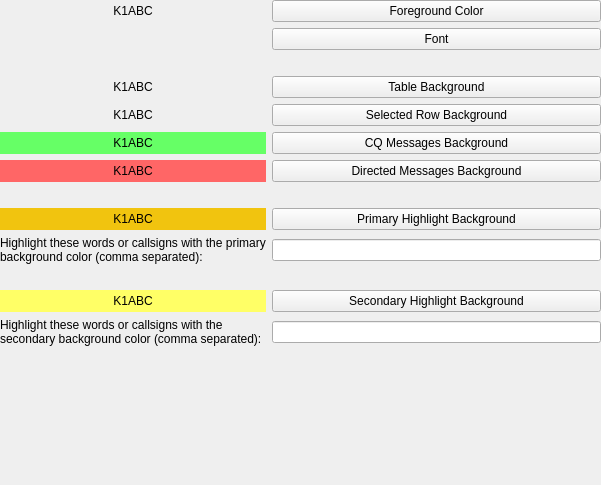
             <widget class="QWidget" name="scrollAreaContentsWidget_8">
              <property name="geometry">
               <rect>
                <x>0</x>
                <y>0</y>
                <width>601</width>
                <height>485</height>
               </rect>
              </property>
              <layout class="QVBoxLayout" name="verticalLayout_14">
               <property name="leftMargin">
                <number>0</number>
               </property>
               <property name="topMargin">
                <number>0</number>
               </property>
               <property name="rightMargin">
                <number>0</number>
               </property>
               <property name="bottomMargin">
                <number>0</number>
               </property>
               <item>
                <layout class="QGridLayout" name="gridLayout_15">
                 <property name="leftMargin">
                  <number>0</number>
                 </property>
                 <property name="rightMargin">
                  <number>0</number>
                 </property>
                 <property name="bottomMargin">
                  <number>0</number>
                 </property>
                 <item row="8" column="1">
                  <widget class="QPushButton" name="primaryHighlightButton">
                   <property name="minimumSize">
                    <size>
                     <width>140</width>
                     <height>0</height>
                    </size>
                   </property>
                   <property name="text">
                    <string>Primary Highlight Background</string>
                   </property>
                  </widget>
                 </item>
                 <item row="10" column="1">
                  <spacer name="verticalSpacer_17">
                   <property name="orientation">
                    <enum>Qt::Orientation::Vertical</enum>
                   </property>
                   <property name="sizeHint" stdset="0">
                    <size>
                     <width>20</width>
                     <height>20</height>
                    </size>
                   </property>
                  </spacer>
                 </item>
                 <item row="0" column="1">
                  <widget class="QPushButton" name="tableForegroundButton">
                   <property name="text">
                    <string>Foreground Color</string>
                   </property>
                  </widget>
                 </item>
                 <item row="9" column="0">
                  <widget class="QLabel" name="label_25">
                   <property name="text">
                    <string>Highlight these words or callsigns with the primary background color (comma separated):</string>
                   </property>
                   <property name="wordWrap">
                    <bool>true</bool>
                   </property>
                  </widget>
                 </item>
                 <item row="4" column="0">
                  <widget class="QLabel" name="tableSelectionBackgroundLabel">
                   <property name="minimumSize">
                    <size>
                     <width>80</width>
                     <height>20</height>
                    </size>
                   </property>
                   <property name="styleSheet">
                    <string notr="true">QLabel{background-color: #3498db}&lt;?xml version=&quot;1.0&quot; encoding=&quot;UTF-8&quot;?&gt;
&lt;ui version=&quot;4.0&quot;&gt;
&lt;widget name=&quot;__qt_fake_top_level&quot;&gt;
&lt;widget class=&quot;QLabel&quot; name=&quot;labCQ&quot;&gt;
&lt;property name=&quot;geometry&quot;&gt;
&lt;rect&gt;
&lt;x&gt;12&lt;/x&gt;
&lt;y&gt;32&lt;/y&gt;
&lt;width&gt;302&lt;/width&gt;
&lt;height&gt;25&lt;/height&gt;
&lt;/rect&gt;
&lt;/property&gt;
&lt;property name=&quot;minimumSize&quot;&gt;
&lt;size&gt;
&lt;width&gt;80&lt;/width&gt;
&lt;height&gt;20&lt;/height&gt;
&lt;/size&gt;
&lt;/property&gt;
&lt;property name=&quot;styleSheet&quot;&gt;
&lt;string notr=&quot;true&quot;&gt;QLabel{background-color: #66ff66}&lt;/string&gt;
&lt;/property&gt;
&lt;property name=&quot;text&quot;&gt;
&lt;string&gt;K1ABC&lt;/string&gt;
&lt;/property&gt;
&lt;property name=&quot;alignment&quot;&gt;
&lt;set&gt;Qt::AlignCenter&lt;/set&gt;
&lt;/property&gt;
&lt;/widget&gt;
&lt;/widget&gt;
&lt;resources/&gt;
&lt;/ui&gt;
</string>
                   </property>
                   <property name="text">
                    <string>K1ABC</string>
                   </property>
                   <property name="alignment">
                    <set>Qt::AlignmentFlag::AlignCenter</set>
                   </property>
                  </widget>
                 </item>
                 <item row="8" column="0">
                  <widget class="QLabel" name="primaryHighlightLabel">
                   <property name="minimumSize">
                    <size>
                     <width>80</width>
                     <height>20</height>
                    </size>
                   </property>
                   <property name="styleSheet">
                    <string notr="true">QLabel{background-color: #f1c40f}</string>
                   </property>
                   <property name="text">
                    <string>K1ABC</string>
                   </property>
                   <property name="alignment">
                    <set>Qt::AlignmentFlag::AlignCenter</set>
                   </property>
                  </widget>
                 </item>
                 <item row="7" column="1">
                  <spacer name="verticalSpacer_11">
                   <property name="orientation">
                    <enum>Qt::Orientation::Vertical</enum>
                   </property>
                   <property name="sizeHint" stdset="0">
                    <size>
                     <width>20</width>
                     <height>20</height>
                    </size>
                   </property>
                  </spacer>
                 </item>
                 <item row="11" column="1">
                  <widget class="QPushButton" name="secondaryHighlightButton">
                   <property name="minimumSize">
                    <size>
                     <width>140</width>
                     <height>0</height>
                    </size>
                   </property>
                   <property name="text">
                    <string>Secondary Highlight Background</string>
                   </property>
                  </widget>
                 </item>
                 <item row="12" column="1">
                  <widget class="QLineEdit" name="secondaryHighlightLineEdit"/>
                 </item>
                 <item row="3" column="1">
                  <widget class="QPushButton" name="tableBackgroundButton">
                   <property name="text">
                    <string>Table Background</string>
                   </property>
                  </widget>
                 </item>
                 <item row="0" column="0">
                  <widget class="QLabel" name="tableForegroundLabel">
                   <property name="minimumSize">
                    <size>
                     <width>80</width>
                     <height>20</height>
                    </size>
                   </property>
                   <property name="styleSheet">
                    <string notr="true">QLabel{background-color: white}&lt;?xml version=&quot;1.0&quot; encoding=&quot;UTF-8&quot;?&gt;
&lt;ui version=&quot;4.0&quot;&gt;
&lt;widget name=&quot;__qt_fake_top_level&quot;&gt;
&lt;widget class=&quot;QLabel&quot; name=&quot;labCQ&quot;&gt;
&lt;property name=&quot;geometry&quot;&gt;
&lt;rect&gt;
&lt;x&gt;12&lt;/x&gt;
&lt;y&gt;32&lt;/y&gt;
&lt;width&gt;302&lt;/width&gt;
&lt;height&gt;25&lt;/height&gt;
&lt;/rect&gt;
&lt;/property&gt;
&lt;property name=&quot;minimumSize&quot;&gt;
&lt;size&gt;
&lt;width&gt;80&lt;/width&gt;
&lt;height&gt;20&lt;/height&gt;
&lt;/size&gt;
&lt;/property&gt;
&lt;property name=&quot;styleSheet&quot;&gt;
&lt;string notr=&quot;true&quot;&gt;QLabel{background-color: #66ff66}&lt;/string&gt;
&lt;/property&gt;
&lt;property name=&quot;text&quot;&gt;
&lt;string&gt;K1ABC&lt;/string&gt;
&lt;/property&gt;
&lt;property name=&quot;alignment&quot;&gt;
&lt;set&gt;Qt::AlignCenter&lt;/set&gt;
&lt;/property&gt;
&lt;/widget&gt;
&lt;/widget&gt;
&lt;resources/&gt;
&lt;/ui&gt;
</string>
                   </property>
                   <property name="text">
                    <string>K1ABC</string>
                   </property>
                   <property name="alignment">
                    <set>Qt::AlignmentFlag::AlignCenter</set>
                   </property>
                  </widget>
                 </item>
                 <item row="3" column="0">
                  <widget class="QLabel" name="tableBackgroundLabel">
                   <property name="minimumSize">
                    <size>
                     <width>80</width>
                     <height>20</height>
                    </size>
                   </property>
                   <property name="styleSheet">
                    <string notr="true">QLabel{background-color: white}&lt;?xml version=&quot;1.0&quot; encoding=&quot;UTF-8&quot;?&gt;
&lt;ui version=&quot;4.0&quot;&gt;
&lt;widget name=&quot;__qt_fake_top_level&quot;&gt;
&lt;widget class=&quot;QLabel&quot; name=&quot;labCQ&quot;&gt;
&lt;property name=&quot;geometry&quot;&gt;
&lt;rect&gt;
&lt;x&gt;12&lt;/x&gt;
&lt;y&gt;32&lt;/y&gt;
&lt;width&gt;302&lt;/width&gt;
&lt;height&gt;25&lt;/height&gt;
&lt;/rect&gt;
&lt;/property&gt;
&lt;property name=&quot;minimumSize&quot;&gt;
&lt;size&gt;
&lt;width&gt;80&lt;/width&gt;
&lt;height&gt;20&lt;/height&gt;
&lt;/size&gt;
&lt;/property&gt;
&lt;property name=&quot;styleSheet&quot;&gt;
&lt;string notr=&quot;true&quot;&gt;QLabel{background-color: #66ff66}&lt;/string&gt;
&lt;/property&gt;
&lt;property name=&quot;text&quot;&gt;
&lt;string&gt;K1ABC&lt;/string&gt;
&lt;/property&gt;
&lt;property name=&quot;alignment&quot;&gt;
&lt;set&gt;Qt::AlignCenter&lt;/set&gt;
&lt;/property&gt;
&lt;/widget&gt;
&lt;/widget&gt;
&lt;resources/&gt;
&lt;/ui&gt;
</string>
                   </property>
                   <property name="text">
                    <string>K1ABC</string>
                   </property>
                   <property name="alignment">
                    <set>Qt::AlignmentFlag::AlignCenter</set>
                   </property>
                  </widget>
                 </item>
                 <item row="1" column="1">
                  <widget class="QPushButton" name="tableFontButton">
                   <property name="text">
                    <string>Font</string>
                   </property>
                  </widget>
                 </item>
                 <item row="5" column="0">
                  <widget class="QLabel" name="cqMessagesLabel">
                   <property name="minimumSize">
                    <size>
                     <width>80</width>
                     <height>20</height>
                    </size>
                   </property>
                   <property name="styleSheet">
                    <string notr="true">QLabel{background-color: #66ff66}</string>
                   </property>
                   <property name="text">
                    <string>K1ABC</string>
                   </property>
                   <property name="alignment">
                    <set>Qt::AlignmentFlag::AlignCenter</set>
                   </property>
                  </widget>
                 </item>
                 <item row="6" column="0">
                  <widget class="QLabel" name="labMyCall">
                   <property name="minimumSize">
                    <size>
                     <width>80</width>
                     <height>20</height>
                    </size>
                   </property>
                   <property name="styleSheet">
                    <string notr="true">QLabel{background-color: #ff6666}</string>
                   </property>
                   <property name="text">
                    <string>K1ABC</string>
                   </property>
                   <property name="alignment">
                    <set>Qt::AlignmentFlag::AlignCenter</set>
                   </property>
                  </widget>
                 </item>
                 <item row="6" column="1">
                  <widget class="QPushButton" name="pbMyCall">
                   <property name="minimumSize">
                    <size>
                     <width>140</width>
                     <height>0</height>
                    </size>
                   </property>
                   <property name="text">
                    <string>Directed Messages Background</string>
                   </property>
                  </widget>
                 </item>
                 <item row="5" column="1">
                  <widget class="QPushButton" name="cqMessagesButton">
                   <property name="minimumSize">
                    <size>
                     <width>140</width>
                     <height>0</height>
                    </size>
                   </property>
                   <property name="text">
                    <string>CQ Messages Background</string>
                   </property>
                  </widget>
                 </item>
                 <item row="12" column="0">
                  <widget class="QLabel" name="label_20">
                   <property name="text">
                    <string>Highlight these words or callsigns with the secondary background color (comma separated):</string>
                   </property>
                   <property name="wordWrap">
                    <bool>true</bool>
                   </property>
                  </widget>
                 </item>
                 <item row="9" column="1">
                  <widget class="QLineEdit" name="primaryHighlightLineEdit"/>
                 </item>
                 <item row="4" column="1">
                  <widget class="QPushButton" name="tableSelectedRowBackgroundButton">
                   <property name="text">
                    <string>Selected Row Background</string>
                   </property>
                  </widget>
                 </item>
                 <item row="2" column="1">
                  <spacer name="verticalSpacer">
                   <property name="orientation">
                    <enum>Qt::Orientation::Vertical</enum>
                   </property>
                   <property name="sizeHint" stdset="0">
                    <size>
                     <width>20</width>
                     <height>20</height>
                    </size>
                   </property>
                  </spacer>
                 </item>
                 <item row="11" column="0">
                  <widget class="QLabel" name="secondaryHighlightLabel">
                   <property name="minimumSize">
                    <size>
                     <width>80</width>
                     <height>20</height>
                    </size>
                   </property>
                   <property name="styleSheet">
                    <string notr="true">QLabel{background-color: #ffff66}</string>
                   </property>
                   <property name="text">
                    <string>K1ABC</string>
                   </property>
                   <property name="alignment">
                    <set>Qt::AlignmentFlag::AlignCenter</set>
                   </property>
                  </widget>
                 </item>
                </layout>
               </item>
               <item>
                <spacer name="verticalSpacer_6">
                 <property name="orientation">
                  <enum>Qt::Orientation::Vertical</enum>
                 </property>
                 <property name="sizeType">
                  <enum>QSizePolicy::Policy::Expanding</enum>
                 </property>
                 <property name="sizeHint" stdset="0">
                  <size>
                   <width>20</width>
                   <height>10</height>
                  </size>
                 </property>
                </spacer>
               </item>
              </layout>
             </widget>
